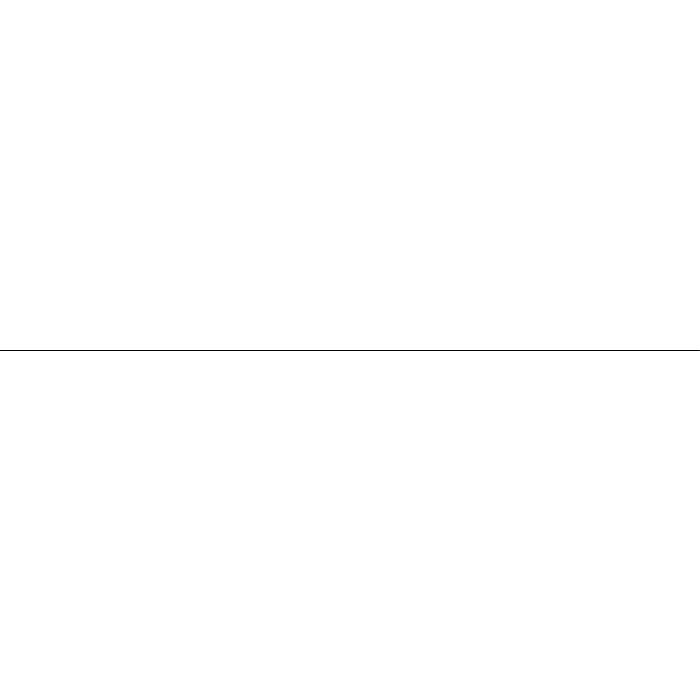
Frame 1 (no input)
Frame 60 (the mouse pressed at the canvas centre just before this capture): identical to frame 1, image omitted
Frame 120 (the mouse held since frame 60 and released just before this capture): identical to frame 1, image omitted

The Processing sketch that drew this single still picture (run headless with seeded random() and noise(); from frame 60 on, the mouse is pressed at the canvas centre):

// Processing sketch: waves
// ── waves.pde
ArrayList <PVector> points = new ArrayList();
int ampoints = 1000;
float dampener = 0.001;

void setup(){
  size(700,700);
  //fullScreen();
  background(255);
  
  for(int i=0;i<ampoints;i++){
    points.add(new PVector(0,0));
  }
}

void draw(){
  background(255);
  for(int i=1;i<points.size();i++){
    line(map(i-1,0,points.size(),0,width),map(points.get(i-1).x,-1,1,height,0),map(i,0,points.size(),0,width),map(points.get(i).x,-1,1,height,0));
  }
  
  for(int i=1;i<points.size()-1;i++){
    points.get(i).y+=points.get(i-1).x+points.get(i+1).x-2*points.get(i).x;
  }
  for(int i=0;i<points.size();i++){
    points.get(i).x+=points.get(i).y*dampener;
  }
  
  if (mousePressed){
  //points.get(floor(map(mouseX,0,width,0,ampoints))
  
    points.get(0).y+=map(mouseY,height,0,-1,1)-points.get(0).x;
  }
  points.get(0).y/=1.5;
  
}
